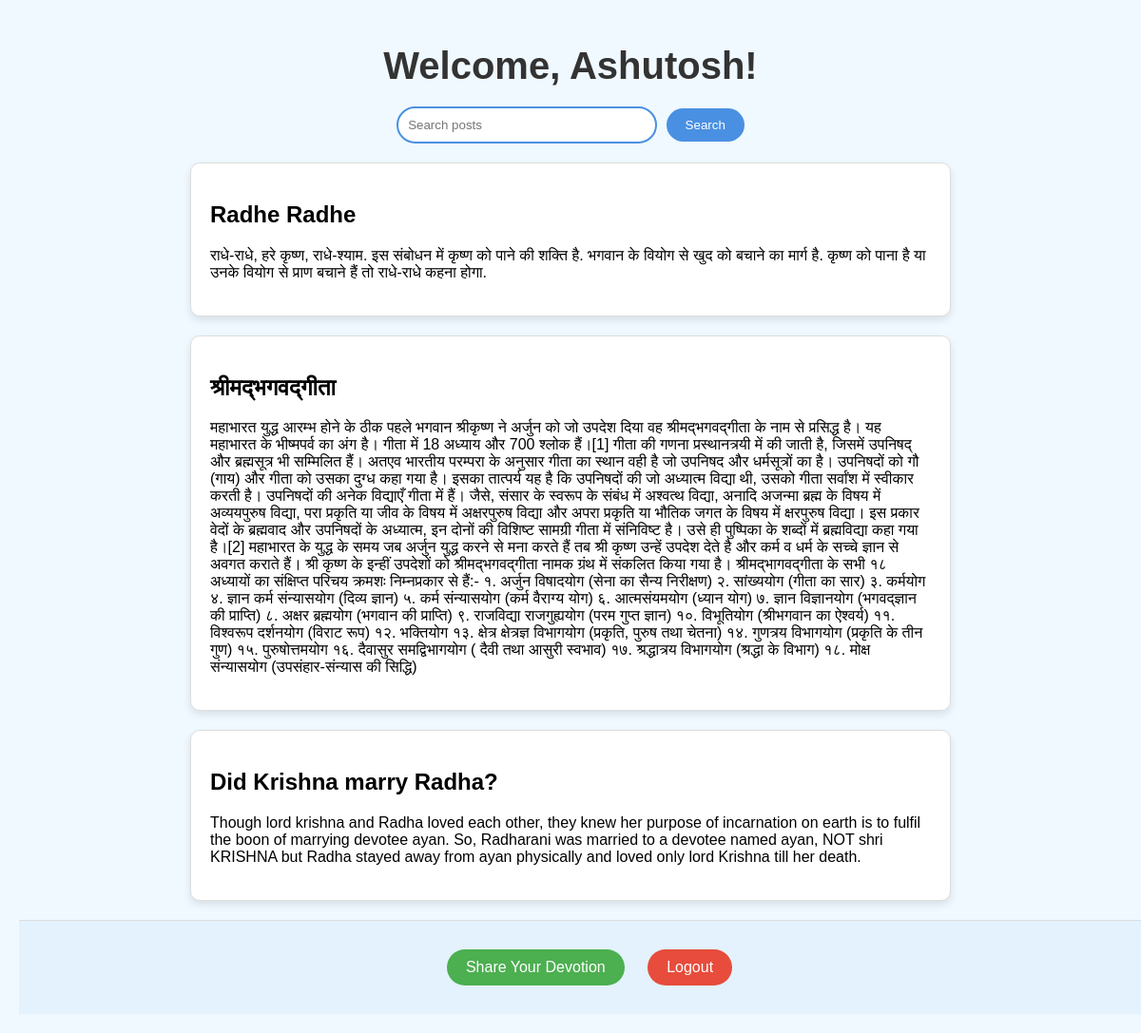
The app's page /home/ (signed in) with its own data.
### krishna/models.py (models this page shows, shortened)
class Post(models.Model):
    CATEGORY_CHOICES = [
        ('bhagavad_gita', 'Bhagavad Gita Thoughts'),
        ('krishna_lila', 'Krishna Lila'),
        ('bhajans', 'Bhajans and Prayers'),
        ('festivals', 'Festivals and Celebrations')
    ]
    title = models.CharField(max_length=200)
    slug = models.SlugField(max_length=255, unique=True, blank=True)
    content = models.TextField()
    author = models.ForeignKey(User, on_delete=models.CASCADE)
    category = models.CharField(max_length=50, choices=CATEGORY_CHOICES, null=True, blank=True)
    gita_reference = models.CharField(max_length=100, blank=True, null=True)
    featured_image = models.ImageField(upload_to='images/', blank=True, null=True)
    created_at = models.DateTimeField(auto_now_add=True)
    updated_at = models.DateTimeField(auto_now=True)
    tags = TaggableManager()
    image = models.ImageField(upload_to='images/', null=True, blank=True)

### krishna/views.py (the view)
# urls.py: path('home/', home, name='home'),
@login_required
def home(request):
    query = request.GET.get('search', '')
    if query:
        posts = Post.objects.filter(title__icontains=query) | Post.objects.filter(content__icontains=query)
    else:
        posts = Post.objects.all()
    return render(request, 'home.html', {'posts': posts, 'query': query})

### krishna/templates/home.html (shortened to what this page needs)
<!DOCTYPE html>
<html lang="en">
<head>
</head>
<body>
    <h1>Welcome, {{ user.username }}!</h1>
    <form method="get">
        <input type="text" name="search" placeholder="Search posts" value="{{ query }}">
        <button type="submit">Search</button>
    </form>
    <ul>
        {% for post in posts %}
            <li>
                <h2>{{ post.title }}</h2>
                <p>{{ post.content }}</p>
            </li>
        {% empty %}
            <p>No posts found.</p>
        {% endfor %}
    </ul>
    <footer>
        <a href="{% url 'create_post' %}" class="share-button">Share Your Devotion</a>
        <a href="{% url 'logout' %}" class="logout-button">Logout</a>
    </footer>
</body>
</html>

### krishna/templates/home.html (style rules this page uses)
body { font-family: Arial, sans-serif; background-color: #f0f9ff; margin: 0; padding: 20px; overflow-x: hidden; display: flex; flex-direction: column; min-height: 100vh; }
h1 { color: #333; text-align: center; margin-bottom: 20px; font-size: 2.5em; }
form { text-align: center; margin-bottom: 20px; }
input[type="text"] { padding: 10px; border: 2px solid #4a90e2; border-radius: 25px; margin-right: 5px; width: 250px; transition: all 0.3s; }
button { padding: 10px 20px; background-color: #4a90e2; color: white; border: none; border-radius: 25px; cursor: pointer; transition: background-color 0.3s, transform 0.3s; }
ul { list-style-type: none; padding: 0; max-width: 800px; margin: 0 auto; flex-grow: 1; }
li { margin-bottom: 20px; padding: 20px; border: 1px solid #ddd; border-radius: 10px; background-color: white; box-shadow: 0 4px 8px rgba(0, 0, 0, 0.1); transition: transform 0.2s; }
footer { text-align: center; padding: 20px; background-color: #e3f2fd; border-top: 1px solid #ddd; position: relative; bottom: 0; width: 100%; }
.share-button, .logout-button { display: inline-block; margin: 10px; padding: 10px 20px; border-radius: 25px; color: white; text-decoration: none; transition: background-color 0.3s, transform 0.3s; }
.share-button { background-color: #4caf50; }
.logout-button { background-color: #e74c3c; }

### records on screen
Post: title "Radhe Radhe", content "राधे-राधे, हरे कृष्ण, राधे-श्याम. इस संबोधन में कृष्ण को पाने की शक्ति है. भगवान के वियोग से खुद को बचाने का मार्ग है. कृष्ण को पाना है या उनके वियोग से प्राण बचाने हैं तो राधे-राधे कहना होगा."
Post: title "श्रीमद्भगवद्गीता", content "महाभारत युद्ध आरम्भ होने के ठीक पहले भगवान श्रीकृष्ण ने अर्जुन को जो उपदेश दिया वह श्रीमद्भगवद्गीता के नाम से प्रसिद्ध है। यह महाभारत के भीष्मपर्व का अंग है। गीता में 18 अध्याय और 700 श्लोक हैं।[1] गीता की गणना प्रस्थानत्रयी में की जाती है, जिसमें उपनिषद् और ब्रह्मसूत्र भी सम्मिलित हैं। अतएव भारतीय परम्परा के अनुसार गीता का स्थान वही है जो उपनिषद और धर्मसूत्रों का है। उपनिषदों को गौ (गाय) और गीता को उसका दुग्ध कहा गया है। इसका तात्पर्य यह है कि उपनिषदों की जो अध्यात्म विद्या थी, उसको गीता सर्वांश में स्वीकार करती है। उपनिषदों की अनेक विद्याएँ गीता में हैं। जैसे, संसार के स्वरूप के संबंध में अश्वत्थ विद्या, अनादि अजन्मा ब्रह्म के विषय में अव्ययपुरुष विद्या, परा प्रकृति या जीव के विषय में…"
Post: title "Did Krishna marry Radha?", content "Though lord krishna and Radha loved each other, they knew her purpose of incarnation on earth is to fulfil the boon of marrying devotee ayan. So, Radharani was married to a devotee named ayan, NOT shri KRISHNA but Radha stayed away from ayan physically and loved only lord Krishna till her death."

### other values on screen
{{ user.username }} "Ashutosh"
